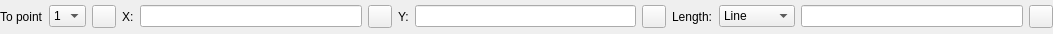
<?xml version="1.0" encoding="UTF-8"?>
<ui version="4.0">
 <class>LC_RadiantLineOptions</class>
 <widget class="QWidget" name="LC_RadiantLineOptions">
  <property name="geometry">
   <rect>
    <x>0</x>
    <y>0</y>
    <width>1053</width>
    <height>34</height>
   </rect>
  </property>
  <property name="windowTitle">
   <string>Form</string>
  </property>
  <layout class="QGridLayout" name="gridLayout">
   <property name="leftMargin">
    <number>0</number>
   </property>
   <property name="topMargin">
    <number>1</number>
   </property>
   <property name="rightMargin">
    <number>0</number>
   </property>
   <property name="bottomMargin">
    <number>1</number>
   </property>
   <item row="0" column="2">
    <widget class="QToolButton" name="tbPickPoint">
     <property name="toolTip">
      <string>Pick radiant point coordinates from drawing</string>
     </property>
     <property name="text">
      <string/>
     </property>
     <property name="icon">
      <iconset resource="../../../../res/icons/icons.qrc">
       <normaloff>:/icons/interactive_pick_point.lci</normaloff>:/icons/interactive_pick_point.lci</iconset>
     </property>
    </widget>
   </item>
   <item row="0" column="1">
    <widget class="QComboBox" name="cbPointSelector">
     <property name="toolTip">
      <string>Selection of radiant (center) point draw to</string>
     </property>
     <item>
      <property name="text">
       <string>1</string>
      </property>
     </item>
     <item>
      <property name="text">
       <string>2</string>
      </property>
     </item>
     <item>
      <property name="text">
       <string>3</string>
      </property>
     </item>
     <item>
      <property name="text">
       <string>4</string>
      </property>
     </item>
    </widget>
   </item>
   <item row="0" column="3">
    <widget class="QLabel" name="label_2">
     <property name="text">
      <string>X:</string>
     </property>
    </widget>
   </item>
   <item row="0" column="11">
    <widget class="QLineEdit" name="leLength">
     <property name="toolTip">
      <string>Length of line to draw</string>
     </property>
    </widget>
   </item>
   <item row="0" column="7">
    <widget class="QLineEdit" name="leY">
     <property name="toolTip">
      <string>X coordinate of radiant point</string>
     </property>
    </widget>
   </item>
   <item row="0" column="9">
    <widget class="QLabel" name="label_4">
     <property name="text">
      <string>Length:</string>
     </property>
    </widget>
   </item>
   <item row="0" column="4">
    <widget class="QLineEdit" name="leX">
     <property name="toolTip">
      <string>X coordinate of radiant point</string>
     </property>
    </widget>
   </item>
   <item row="0" column="5">
    <widget class="QToolButton" name="tbPickX">
     <property name="acceptDrops">
      <bool>false</bool>
     </property>
     <property name="toolTip">
      <string>Pick X coordinate of radiant point from drawing</string>
     </property>
     <property name="text">
      <string/>
     </property>
     <property name="icon">
      <iconset resource="../../../../res/icons/icons.qrc">
       <normaloff>:/icons/interactive_pick_point_x.lci</normaloff>:/icons/interactive_pick_point_x.lci</iconset>
     </property>
    </widget>
   </item>
   <item row="0" column="0">
    <widget class="QLabel" name="label">
     <property name="text">
      <string>To point</string>
     </property>
    </widget>
   </item>
   <item row="0" column="6">
    <widget class="QLabel" name="label_3">
     <property name="text">
      <string>Y:</string>
     </property>
    </widget>
   </item>
   <item row="0" column="10">
    <widget class="QComboBox" name="cbLengthType">
     <property name="toolTip">
      <string>Defines how to handle length parameter</string>
     </property>
     <item>
      <property name="text">
       <string>Line</string>
      </property>
     </item>
     <item>
      <property name="text">
       <string>By X</string>
      </property>
     </item>
     <item>
      <property name="text">
       <string>By Y</string>
      </property>
     </item>
     <item>
      <property name="text">
       <string>To Point</string>
      </property>
     </item>
     <item>
      <property name="text">
       <string>Free</string>
      </property>
     </item>
    </widget>
   </item>
   <item row="0" column="12">
    <widget class="QToolButton" name="tbPickLength">
     <property name="toolTip">
      <string>Pick length from drawing</string>
     </property>
     <property name="text">
      <string/>
     </property>
     <property name="icon">
      <iconset resource="../../../../res/icons/icons.qrc">
       <normaloff>:/icons/interactive_pick_distance.lci</normaloff>:/icons/interactive_pick_distance.lci</iconset>
     </property>
    </widget>
   </item>
   <item row="0" column="8">
    <widget class="QToolButton" name="tbPickY">
     <property name="toolTip">
      <string>Pick Y coordinate of radiant point from drawing</string>
     </property>
     <property name="text">
      <string/>
     </property>
     <property name="icon">
      <iconset resource="../../../../res/icons/icons.qrc">
       <normaloff>:/icons/interactive_pick_point_y.lci</normaloff>:/icons/interactive_pick_point_y.lci</iconset>
     </property>
    </widget>
   </item>
  </layout>
 </widget>
 <resources>
  <include location="../../../../res/icons/icons.qrc"/>
 </resources>
 <connections/>
</ui>
